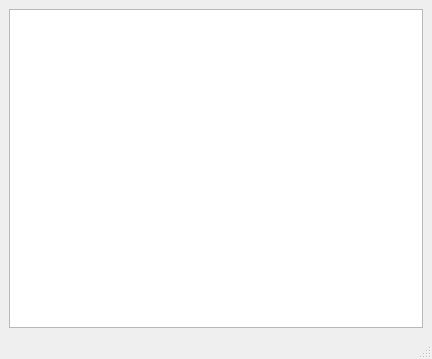
<?xml version="1.0" encoding="UTF-8"?>
<ui version="4.0">
 <class>MainWindow</class>
 <widget class="QMainWindow" name="MainWindow">
  <property name="geometry">
   <rect>
    <x>0</x>
    <y>0</y>
    <width>432</width>
    <height>359</height>
   </rect>
  </property>
  <property name="windowTitle">
   <string>MainWindow</string>
  </property>
  <widget class="QWidget" name="centralwidget">
   <layout class="QGridLayout" name="gridLayout">
    <item row="0" column="0">
     <widget class="QTreeView" name="tree">
      <property name="selectionMode">
       <enum>QAbstractItemView::ExtendedSelection</enum>
      </property>
      <property name="sortingEnabled">
       <bool>true</bool>
      </property>
     </widget>
    </item>
   </layout>
  </widget>
  <widget class="QMenuBar" name="menubar">
   <property name="geometry">
    <rect>
     <x>0</x>
     <y>0</y>
     <width>432</width>
     <height>21</height>
    </rect>
   </property>
  </widget>
  <widget class="QStatusBar" name="statusbar"/>
 </widget>
 <resources/>
 <connections/>
</ui>
